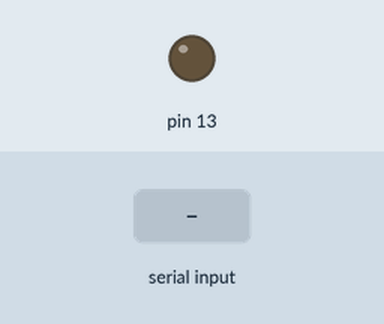
A sketch run on a simulated Arduino Uno, built with avr-gcc and run on an emulated ATmega328P. Parts: output pins drawn as LEDs (lit = HIGH). The inputs (shaded band) are chosen by the test bench. Random numbers use the default seed unless the sketch sets one; what the sketch prints to the serial monitor is not drawn.

Above: at 2.0 s.
2.1 s: "1" received over Serial
At 3.3 s:
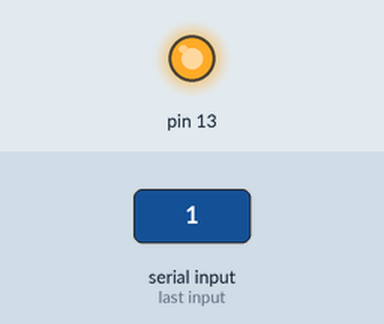
4.5 s: "0" received over Serial
At 6.0 s:
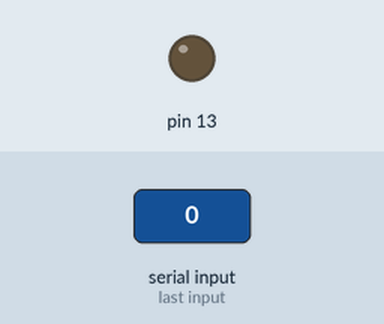
7.5 s: "2" received over Serial
At 8.3 s:
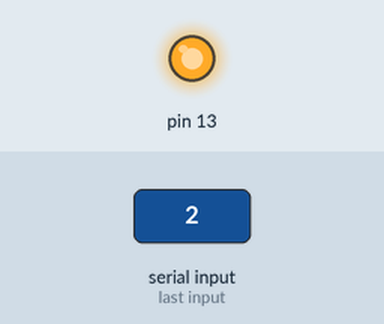
Timing chart, 0 to 10.5 s (numbered marks = the images above; inputs shaded):
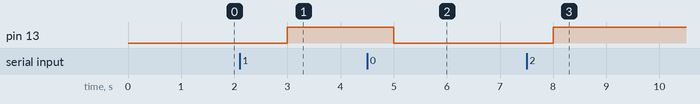

Measured:
- after the input at 2.1 s, pin 13: LOW → HIGH after 0.90 s
- after the input at 4.5 s, pin 13: HIGH → LOW after 0.50 s
- after the input at 7.5 s, pin 13: LOW → HIGH after 0.50 s

The sketch:

Fuente_alimentacion_android.ino
```cpp
//Fuente alimentacion android

boolean estado;

void setup()
{
  Serial.begin(9600);
  pinMode(13, OUTPUT);
  digitalWrite(13, LOW);
  randomSeed(analogRead(0));
  estado = false;
}

void loop()
{
    delay(1000);
    Serial.write(random(40));
    while(Serial.available() > 0)
    {
      Serial.read();
      estado = !estado;
      digitalWrite(13, estado);
    }
}
```
